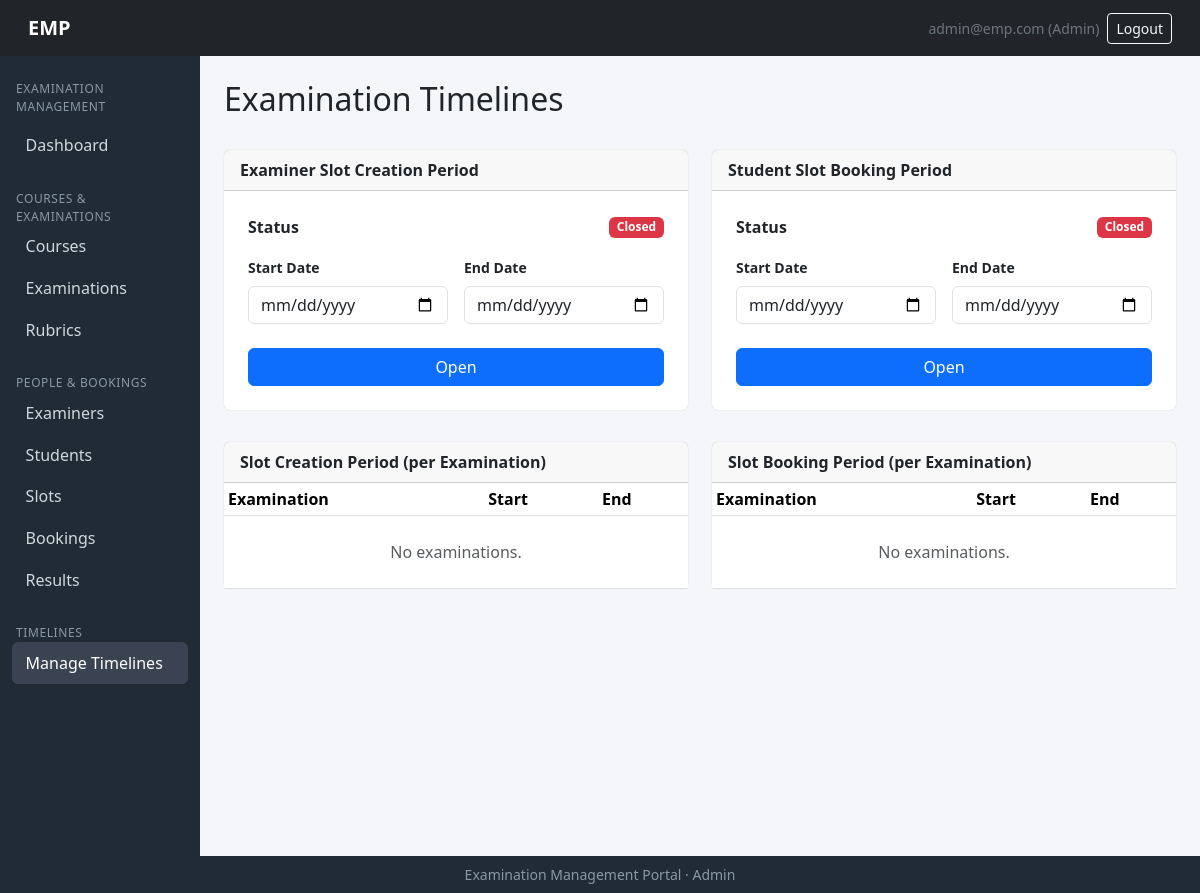
Page /admin/timelines (signed in) on the earlier database version.
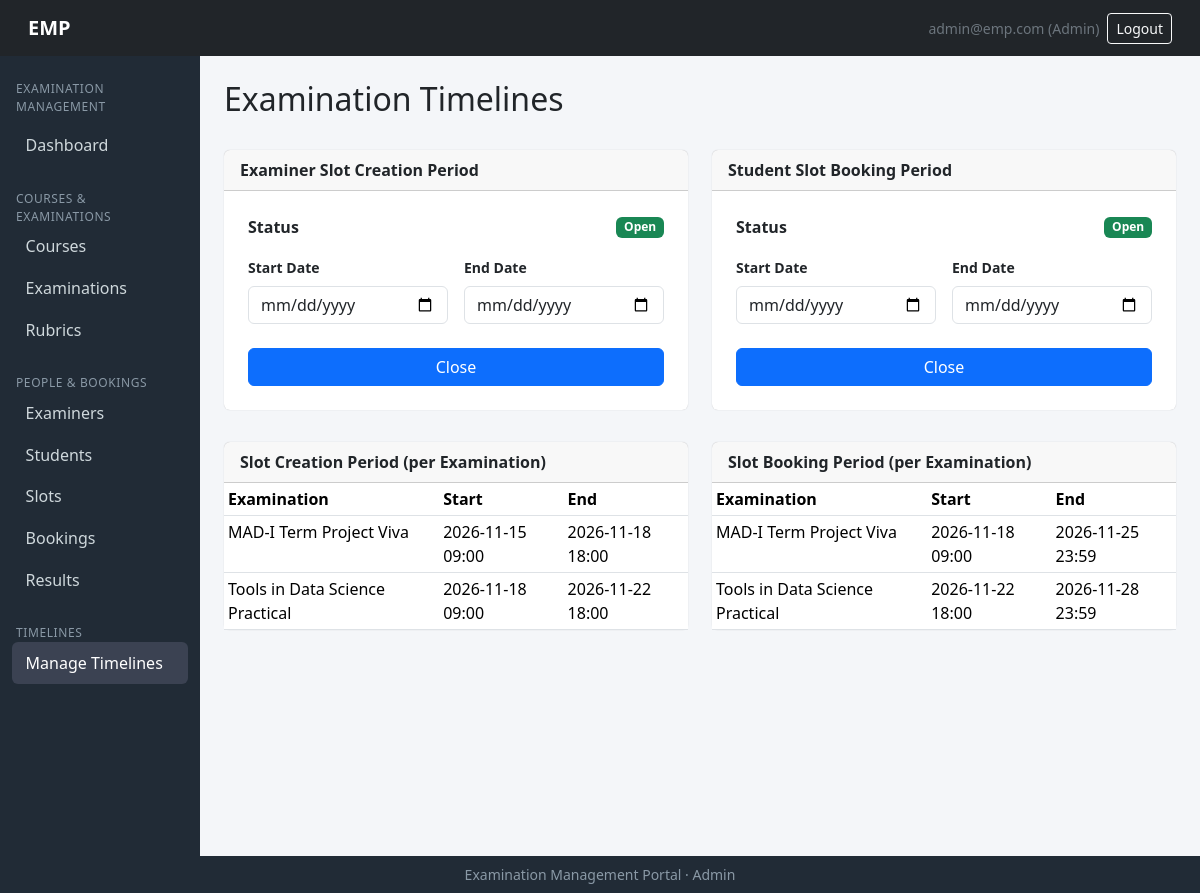
Same page on the later database version.
### models/models.py (models this page shows)
class Examination(db.Model):
    __tablename__ = "examinations"
    id   = db.Column(db.Integer, primary_key=True)
    course_id = db.Column(db.Integer, db.ForeignKey("courses.id"), nullable=False)
    name     = db.Column(db.String(150), nullable=False)
    exam_type= db.Column(db.String(30), nullable=False)   # Viva|Practical|Project Demo|Assessment
    duration = db.Column(db.Integer, nullable=False)       # in minutes ig?
    max_marks = db.Column(db.Integer, nullable=False)
    slot_creation_start = db.Column(db.DateTime)
    slot_creation_end=db.Column(db.DateTime)
    slot_booking_start  = db.Column(db.DateTime)
    slot_booking_end  = db.Column(db.DateTime)
    status = db.Column(db.String(20), default="draft")  # draft|slot_creation|booking_open|closed|completed perhaps
    rubrics = db.relationship("Rubric", backref="exam")
    slots  = db.relationship("ExaminationSlot", backref="exam")

### routes/admin_routes.py (the view)
@admin_bp.route('/timelines')
@login_required
def timelines():
    if not admin_only():
        return redirect(url_for('auth.login'))
    slot_creation_open = Examination.query.filter_by(status='slot_creation').first() is not None
    booking_open = Examination.query.filter_by(status='booking_open').first() is not None
    exams_timeline = [{
        'name': e.name,
        'slot_start': e.slot_creation_start.strftime('%Y-%m-%d %H:%M') if e.slot_creation_start else '—',
        'slot_end': e.slot_creation_end.strftime('%Y-%m-%d %H:%M') if e.slot_creation_end else '—',
        'booking_start': e.slot_booking_start.strftime('%Y-%m-%d %H:%M') if e.slot_booking_start else '—',
        'booking_end': e.slot_booking_end.strftime('%Y-%m-%d %H:%M') if e.slot_booking_end else '—'
    } for e in Examination.query.all()]
    return render_template('admin/timelines.html',
                           slot_creation_open=slot_creation_open,
                           booking_open=booking_open,
                           slot_start_date='',
                           slot_end_date='',
                           booking_start_date='',
                           booking_end_date='',
                           exams_timeline=exams_timeline)

### app.py (called while the page is built)
@login_manager.user_loader
def load_user(user_id):
    return User.query.get(int(user_id))

### routes/admin_routes.py (called while the page is built)
def admin_only():
    if current_user.role != 'admin':
        flash('Access denied.', 'danger')
        return False
    return True

### templates/admin/timelines.html (shortened to what the changed rows need)
{% extends "admin/base_admin.html" %}
{% import "admin/_macros.html" as macros %}
{% block content %}
<div class="d-flex justify-content-between align-items-center mb-4">
    <h2>Examination Timelines</h2>
</div>
<div class="row g-4">
    <div class="col-lg-6">
        <div class="card">
            <div class="card-body p-4">
                <form method="POST" action="{{ url_for('admin.slot_creation') }}">
                    <div class="d-flex justify-content-between align-items-center mb-3">
                        <span class="fw-semibold">Status</span>
                        {% if slot_creation_open %}
                            <span class="badge bg-success">Open</span>
                        {% else %}
                            <span class="badge bg-danger">Closed</span>
                        {% endif %}
                    </div>
                    <div class="row g-3">
                        <div class="col-md-6">
                        </div>
                        <div class="col-md-6">
                        </div>
                    </div>
                    <button type="submit" class="btn btn-primary w-100 mt-2">{{ 'Close' if slot_creation_open else 'Open' }}</button>
                </form>
            </div>
        </div>
    </div>
    <div class="col-lg-6">
        <div class="card">
            <div class="card-body p-4">
                <form method="POST" action="{{ url_for('admin.booking_period') }}">
                    <div class="d-flex justify-content-between align-items-center mb-3">
                        <span class="fw-semibold">Status</span>
                        {% if booking_open %}
                        <span class="badge bg-success">Open</span>
                        {% else %}
                            <span class="badge bg-danger">Closed</span>
                        {% endif %}
                    </div>
                    <div class="row g-3">
                        <div class="col-md-6">
                        </div>
                        <div class="col-md-6">
                        </div>
                    </div>
                    <button type="submit" class="btn btn-primary w-100 mt-2">{{ 'Close' if booking_open else 'Open' }}</button>
                </form>
            </div>
        </div>
    </div>
</div>
<div class="row g-4 mt-2">
    <div class="col-lg-6">
        <div class="card">
            <div class="table-responsive">
                <table class="table table-sm table-hover mb-0">
                    <thead>
                        <tr>
                            <th>Examination</th>
                            <th>Start</th>
                            <th>End</th>
                        </tr>
                    </thead>
                    <tbody>
                        {% for e in exams_timeline %}
                            <tr>
                                <td>{{ e.name }}</td>
                                <td>{{ e.slot_start }}</td>
                                <td>{{ e.slot_end }}</td>
                            </tr>
                        {% else %}
                            <tr><td colspan="3" class="text-center text-muted py-4">No examinations.</td></tr>
                        {% endfor %}
                    </tbody>
                </table>
            </div>
        </div>
    </div>
    <div class="col-lg-6">
        <div class="card">
            <div class="table-responsive">
                <table class="table table-sm table-hover mb-0">
                    <thead>
                        <tr>
                            <th>Examination</th>
                            <th>Start</th>
                            <th>End</th>
                        </tr>
                    </thead>
                    <tbody>
                        {% for e in exams_timeline %}
                            <tr>
                                <td>{{ e.name }}</td>
                                <td>{{ e.booking_start }}</td>
                                <td>{{ e.booking_end }}</td>
                            </tr>
                        {% else %}
                            <tr><td colspan="3" class="text-center text-muted py-4">No examinations.</td></tr>
                        {% endfor %}
                    </tbody>
                </table>
            </div>
        </div>
    </div>
</div>
{% endblock %}

Differences in the rows shown:
added Examination: name "MAD-I Term Project Viva", slot_start "2026-11-15 09:00", slot_end "2026-11-18 18:00", booking_start "2026-11-18 09:00", booking_end "2026-11-25 23:59"
added Examination: name "Tools in Data Science Practical", slot_start "2026-11-18 09:00", slot_end "2026-11-22 18:00", booking_start "2026-11-22 18:00", booking_end "2026-11-28 23:59"
Other differences:
{{ 'Close' if slot_creation_open else 'Open' }}: "Open" → "Close"
{{ 'Close' if booking_open else 'Open' }}: "Open" → "Close"
text no longer shown: "Closed Closed No examinations. No examinations."
text now shown: "Open Open"
